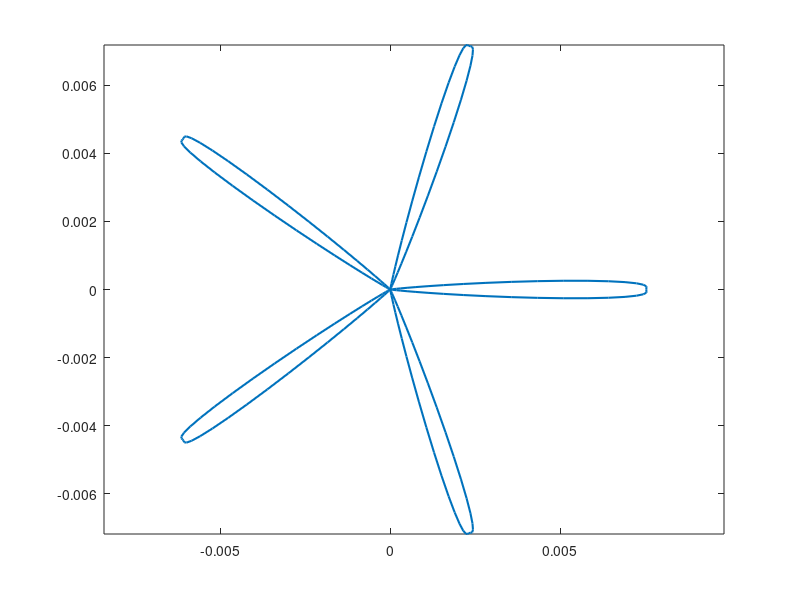

This figure's MATLAB source:
clear
clc

a=rand+0.2;
b=rand+0.2;
m=10;
n1=rand*3;
n2=rand*3;
n3=rand*3;

phi=linspace(0,2*pi,10^3);
r=1./((1/a*abs(cos(phi*m/4))).^n2+(1/b*abs(sin(phi*m/4))).^n3).^(1/n1);
plot(r.*cos(phi),r.*sin(phi),'linewidth',1.5);
% axis off;
axis equal;